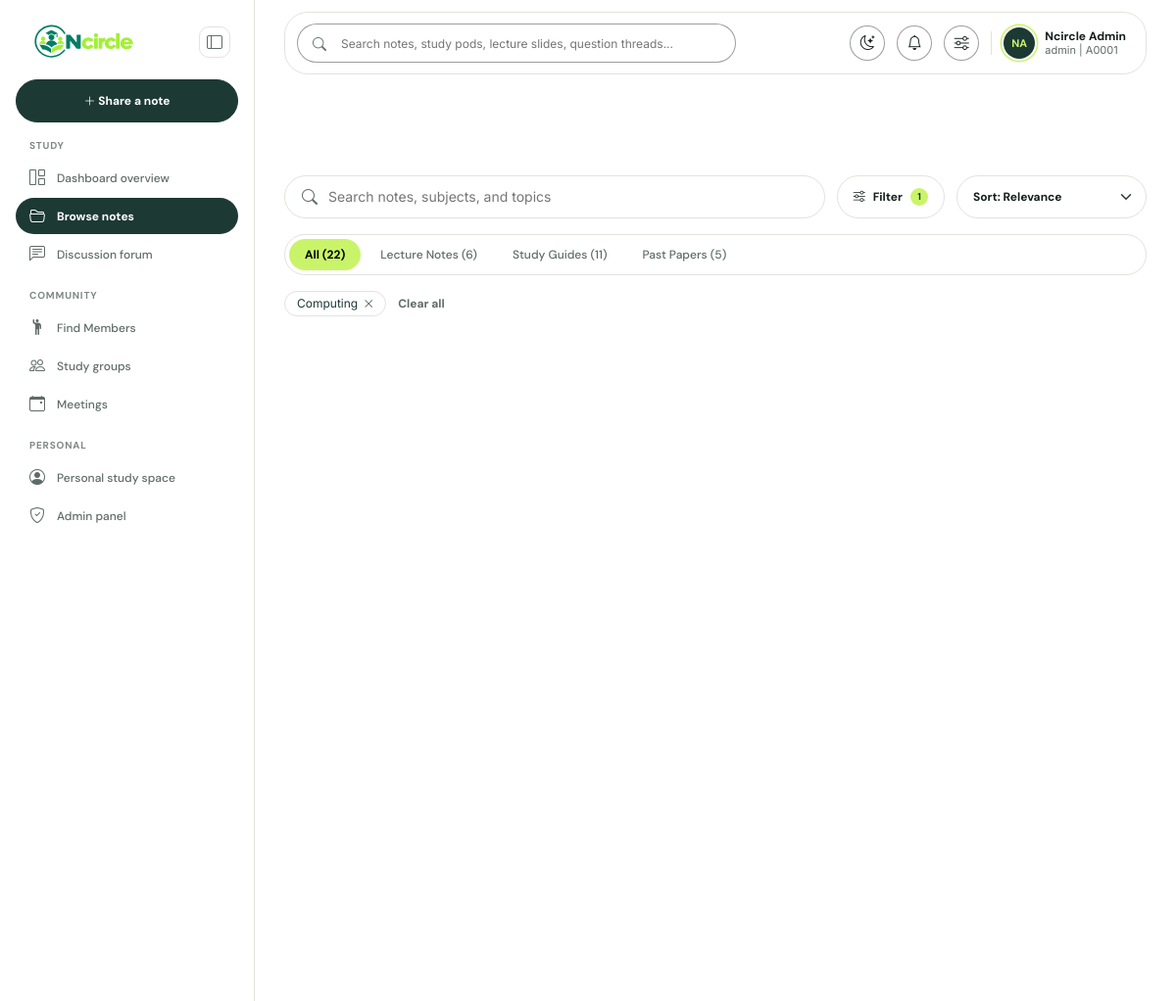
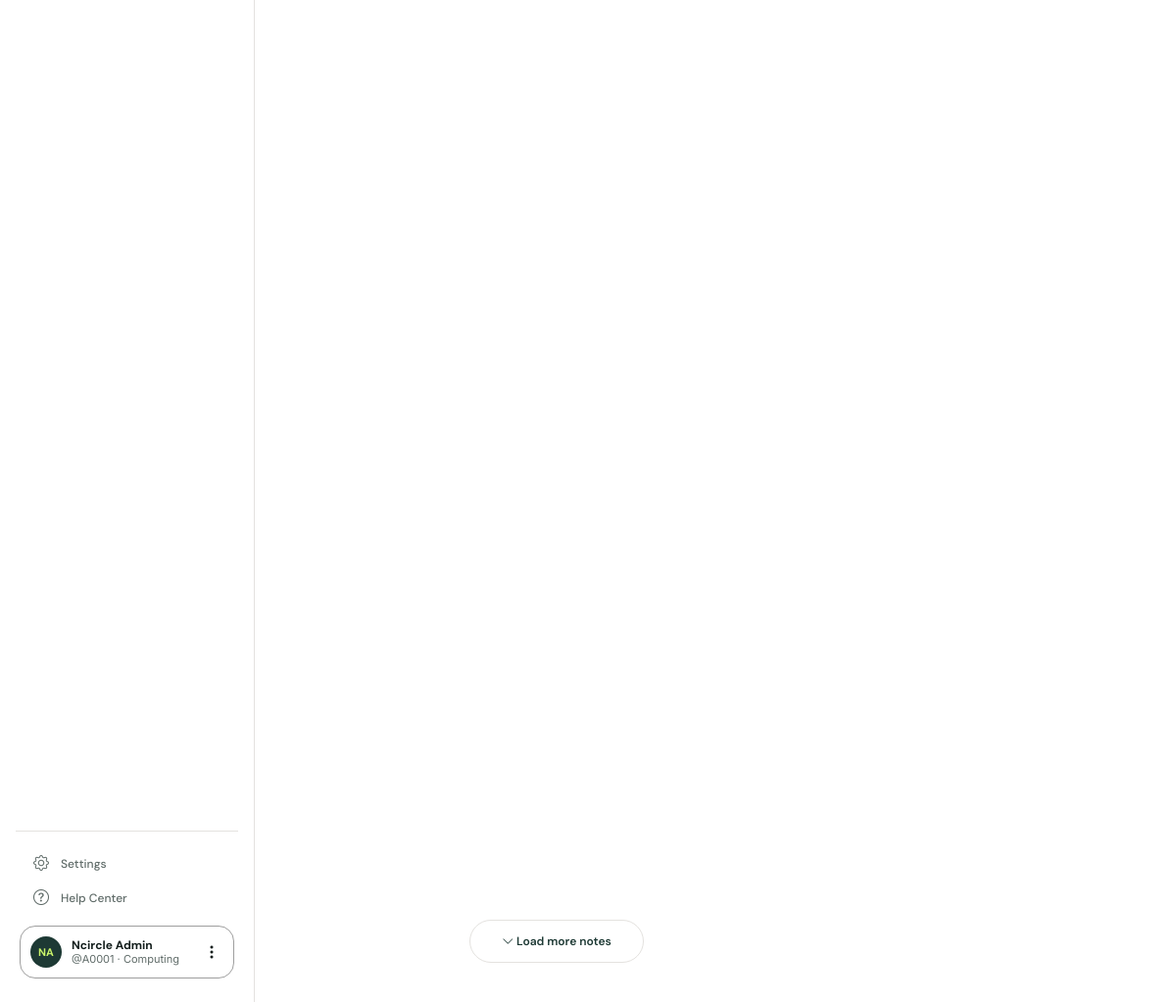
The page /resources?faculty=Computing (signed in) on the database its author committed (2 pictures, top to bottom).
### tables this page shows
CREATE TABLE users (
    id INT UNSIGNED AUTO_INCREMENT PRIMARY KEY,
    name VARCHAR(100) NOT NULL,
    username VARCHAR(60) NOT NULL UNIQUE,
    student_id VARCHAR(20) NOT NULL UNIQUE,
    email VARCHAR(120) NOT NULL UNIQUE,
    faculty VARCHAR(30) NOT NULL,
    academic_year TINYINT UNSIGNED NOT NULL DEFAULT 1,
    bio VARCHAR(500) NULL,
    avatar VARCHAR(80) NULL,
    skills VARCHAR(255) NULL,
    open_to_help TINYINT(1) NOT NULL DEFAULT 1,
    listed_in_directory TINYINT(1) NOT NULL DEFAULT 1,
    password_hash VARCHAR(255) NOT NULL,
    role ENUM('student','admin') NOT NULL DEFAULT 'student',
    status ENUM('active','blocked') NOT NULL DEFAULT 'active',
    weekly_goal_minutes SMALLINT UNSIGNED NOT NULL DEFAULT 600,
    email_verified_at DATETIME NULL,
    last_seen_at DATETIME NULL,
    created_at DATETIME NOT NULL DEFAULT CURRENT_TIMESTAMP
);

CREATE TABLE categories (
    id INT UNSIGNED AUTO_INCREMENT PRIMARY KEY,
    name VARCHAR(50) NOT NULL,
    plural VARCHAR(50) NOT NULL,
    slug VARCHAR(50) NOT NULL UNIQUE
);

### views/resources/index.php (shortened to what the rows shown need)
<?php
$allCount = array_sum($categoryCounts);
?>
<nav class="browse-tabs" aria-label="Categories">
    <a class="browse-tabs__tab<?= $filters["category"] === "" ? " is-active" : "" ?>" href="<?= e(query_url(["category" => null, "page" => null])) ?>">All (<?= number_format($allCount) ?>)</a>
    <?php foreach ($categories as $category): ?>
        <a class="browse-tabs__tab<?= $filters["category"] === $category["slug"] ? " is-active" : "" ?>" href="<?= e(query_url(["category" => $category["slug"], "page" => null])) ?>"><?= e($category["plural"]) ?> (<?= number_format((int) ($categoryCounts[$category["slug"]] ?? 0)) ?>)</a>
    <?php endforeach; ?>
</nav>

### views/partials/sidebar.php (shortened to what the rows shown need)
<?php
$user = Auth::user();
?>
<aside class="sc-sidebar offcanvas-lg offcanvas-start" tabindex="-1" id="scSidebar" aria-label="Main menu">
    <div class="sc-sidebar__inner">
        <div class="sc-sidebar__foot">
            <div class="sc-user-widget">
                <a class="sc-user-widget__text" href="<?= e(url("/profile")) ?>">
                    <strong><?= e($user["name"]) ?></strong>
                    <small>@<?= e($user["student_id"]) ?> &middot; <?= e($user["faculty"]) ?></small>
                </a>
            </div>
        </div>
    </div>
</aside>

### views/partials/navbar-app.php (shortened to what the rows shown need)
<?php
$user = Auth::user();
?>
<header class="sc-topbar-wrap">
    <div class="sc-topbar">
        <div class="sc-topbar__actions">
            <a class="sc-topbar__profile" href="<?= e(url("/profile")) ?>">
                <span class="sc-topbar__who">
                    <strong><?= e($user["name"]) ?></strong>
                    <small><?= e($user["username"]) ?> | <?= e($user["student_id"]) ?></small>
                </span>
            </a>
        </div>
    </div>
</header>

### rows shown on the page
users: name "Ncircle Admin", student "A0001", faculty "Computing", username "admin"
categories: plural "Lecture Notes", slug "6"
categories: plural "Study Guides", slug "11"
categories: plural "Past Papers", slug "5"

### other values the page prints
$inner "Share a note"
$heading "STUDY"
$label "Dashboard overview"
$label "Browse notes"
$label "Discussion forum"
$heading "COMMUNITY"
$label "Find Members"
$label "Study groups"
$label "Meetings"
$heading "PERSONAL"
$label "Personal study space"
initials($name) "NA NA"
count($chips) "1"
$allCount "22"
$label "Computing"
